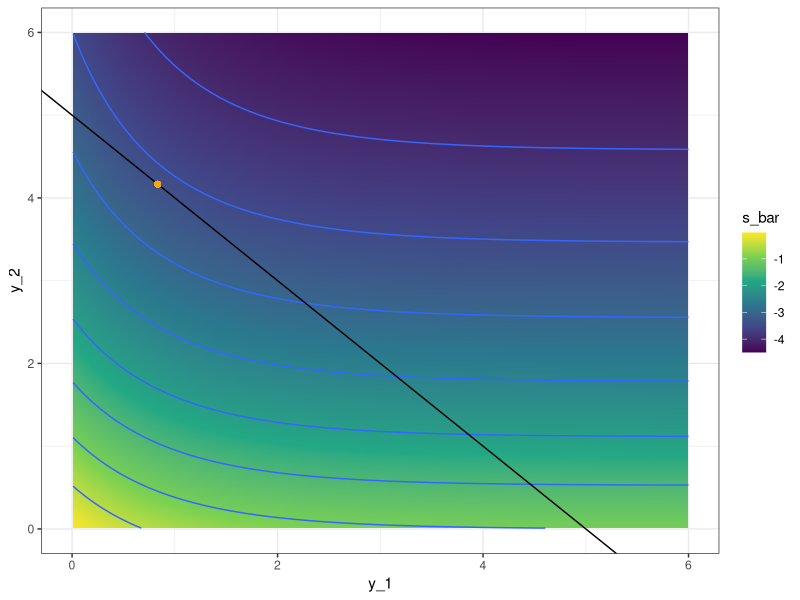
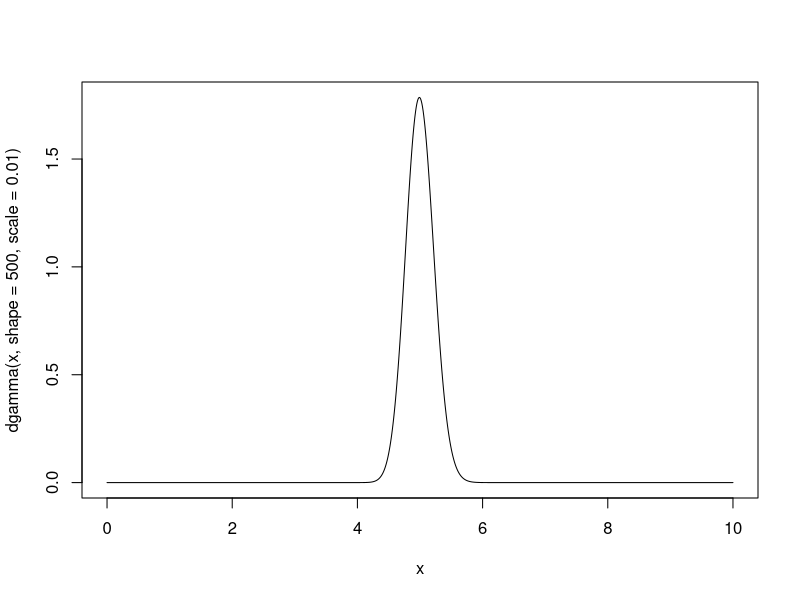
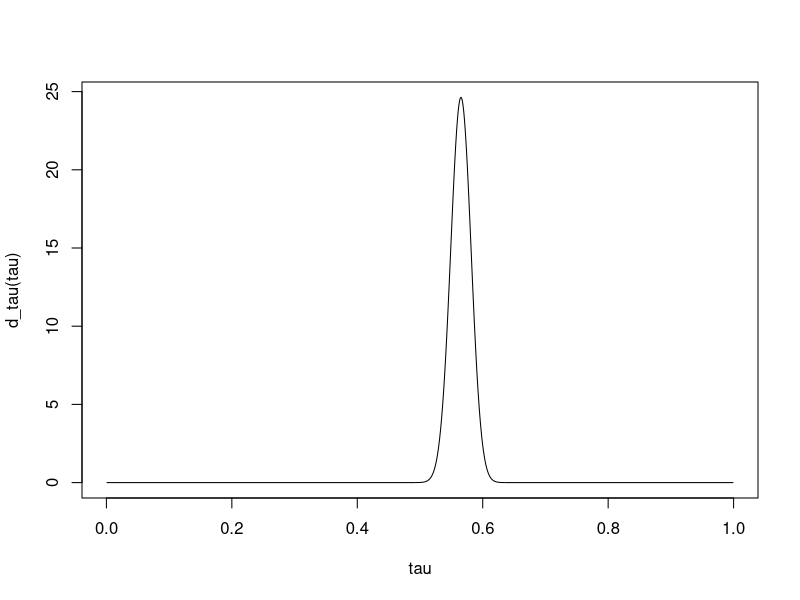
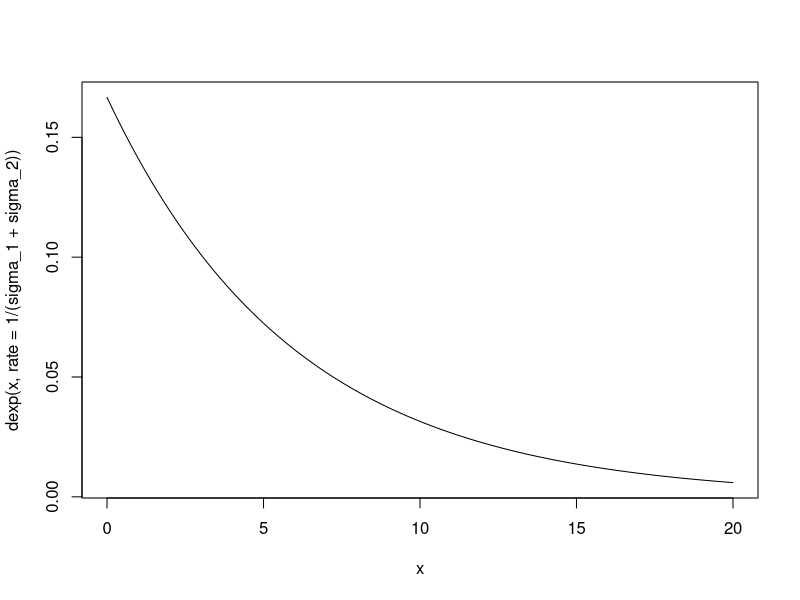

Source code (R) for these figures, in order:
## ---- chunk 1
library(tidyr)
library(dplyr)
library(ggplot2)
## ---- chunk 2
sigma_1 <- 1
sigma_2 <- 5

K <- 5

tau <- 1 - exp(-K/(sigma_1 + sigma_2))

x_1 <- qexp(tau, rate = 1 / sigma_1)
x_2 <- qexp(tau, rate = 1 / sigma_2)

n_grid <- 1001
grid_l <- 0.01
grid_u <- 6.0
y_grid <- tidyr::expand_grid(
    y_1 = seq(from = grid_l, to = grid_u, length.out = n_grid),
    y_2 = seq(from = grid_l, to = grid_u, length.out = n_grid)
)

joint_dist <- y_grid %>%
    dplyr::mutate(
        s_bar = sigma_1 * exp(-y_1 / sigma_1) - sigma_1 +
                sigma_2 * exp(-y_2 / sigma_2) - sigma_2
    )

ggplot(data = joint_dist) +
    geom_raster(aes(x = y_1, y = y_2, fill = s_bar)) +
    geom_contour(mapping = aes(x = y_1, y = y_2, z = s_bar)) +
    geom_abline(intercept = K, slope = -1) +
    geom_point(x = x_1, y = x_2, color = "orange") +
    scale_fill_viridis_c() +
    xlim(0, 6) +
    ylim(0, 6) +
    theme_bw()
## ---- chunk 3
curve(dgamma(x, shape = 500, scale = 0.01), from = 0, to = 10, n = 1001)
## ---- chunk 4
tau <- seq(from = 0.001, to = 0.999, length.out = 10000)

d_tau <- function(tau) {
    dgamma(-log(1 - tau) * (sigma_1 + sigma_2), shape = 500, scale = 0.01) *
                ((sigma_1 + sigma_2) / (1 - tau))
}

plot(tau, d_tau(tau), "l")

# note that this is a density
sum(d_tau(tau) * diff(tau)[1])
## ---- chunk 5
curve(dexp(x, rate = 1 / (sigma_1 + sigma_2)), 0, 20)
